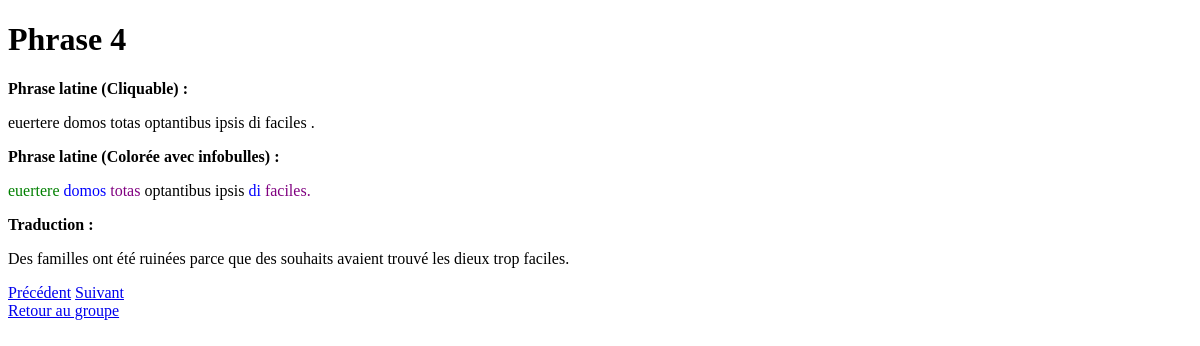
Screenshot of /phrase/4 with the database file from the repository.
### main.py (models this page shows)
class GrammaticalAnalysis(Base):
    __tablename__ = "grammatical_analysis"
    id = Column(Integer, primary_key=True, index=True)
    latin = Column(String, index=True)
    categorie = Column(String)
    fonction = Column(String)
    relation = Column(String)
    racine = Column(String)
    sens = Column(String)
    derive = Column(String)

### main.py (the view)
@app.get("/phrase/{numero_phrase}", response_class=HTMLResponse)
def afficher_phrase(request: Request, numero_phrase: int):
    if numero_phrase < 1 or numero_phrase > len(phrases_latines):
        raise HTTPException(status_code=404, detail="Phrase non trouvée")
    phrase = phrases_latines[numero_phrase - 1]
    phrase_modifiee = rendre_mots_avec_bulles(phrase)
    phrase_colorée = colorer_mots_par_categorie(phrase)
    traduction = traductions[numero_phrase - 1] if numero_phrase - 1 < len(traductions) else "Traduction indisponible"
    return templates.TemplateResponse("phrase.html", {
        "request": request,
        "phrase": phrase_modifiee,
        "phrase_coloree": phrase_colorée,
        "numero_phrase": numero_phrase,
        "total_phrases": len(phrases_latines),  # Ajout de cette ligne
        "traduction": traduction
    })

### app/templates/phrase.html (shortened to what this page needs)
<!DOCTYPE html>
<html lang="fr">
<head>
</head>
<body>
    <h1>Phrase {{ numero_phrase }}</h1>
    <p><strong>Phrase latine (Cliquable) :</strong></p>
    <p>{{ phrase | safe }}</p>
    <p><strong>Phrase latine (Colorée avec infobulles) :</strong></p>
    <p class="phrase">
        {{ phrase_coloree | safe }}
    </p>
    <p><strong>Traduction :</strong></p>
    <p>{{ traduction }}</p>
    <div>
        {% if numero_phrase > 1 %}
            <a href="/phrase/{{ numero_phrase - 1 }}">Précédent</a>
        {% endif %}
        {% if numero_phrase < total_phrases %}
            <a href="/phrase/{{ numero_phrase + 1 }}">Suivant</a>
        {% endif %}
    </div>
    <a href="/groupe/1">Retour au groupe</a>
</body>
</html>

### app/templates/phrase.html (style rules this page uses)
.tooltip-container { position: relative; display: inline-block; cursor: pointer; }

### rows the page displays
GrammaticalAnalysis: latin "euertere domos totas optantibus ipsis di faciles .", latin "euertere domos totas optantibus ipsis di faciles."

### other values shown
{{ numero_phrase }} "4"
{{ traduction }} "Des familles ont été ruinées parce que des souhaits avaient trouvé les dieux trop faciles."
